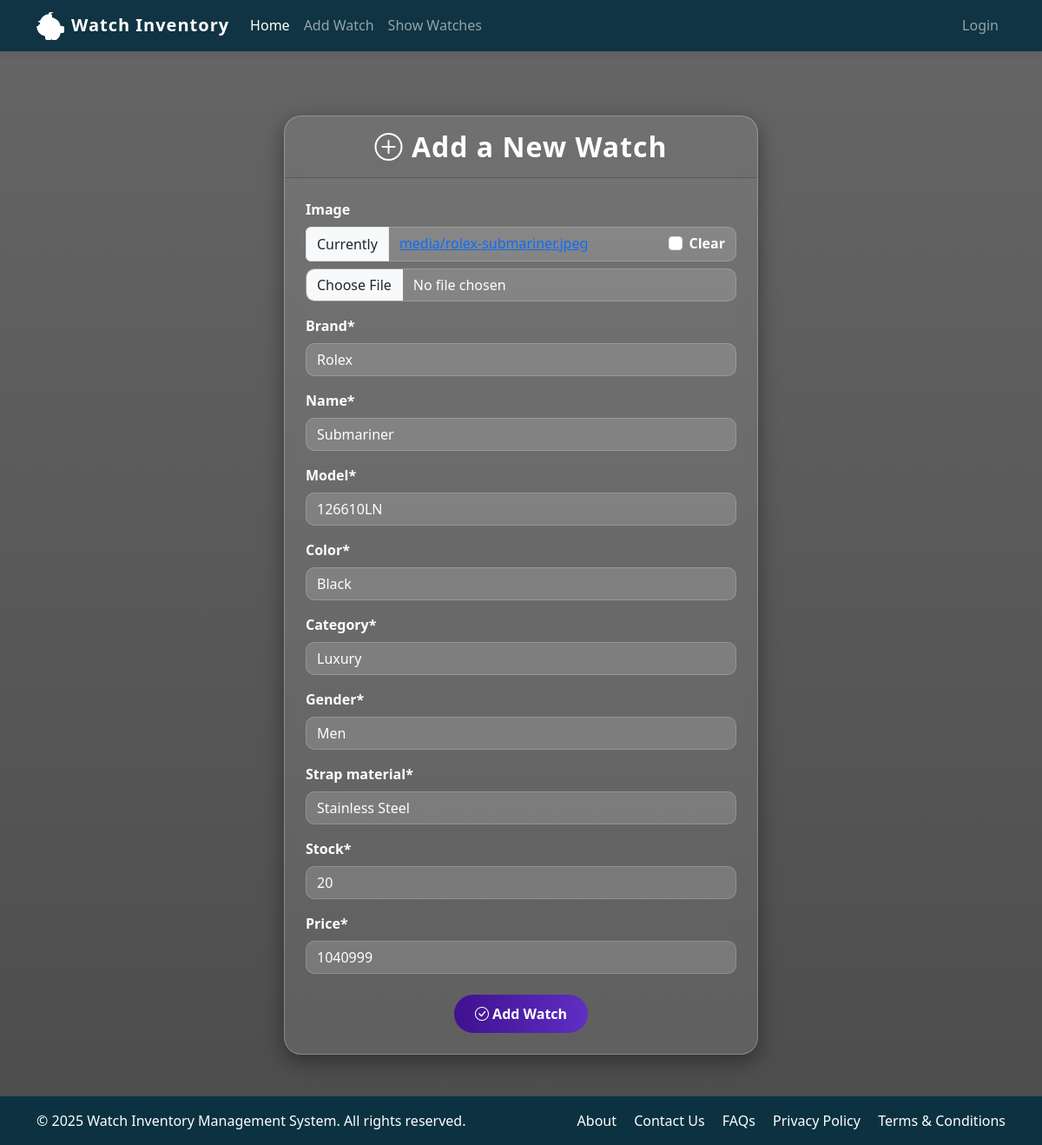
Screenshot of /update/1 with the database file from the repository.
### watch_app/models.py (models this page shows, shortened)
class Watch(models.Model):
    owner = models.ForeignKey(
        User,
        on_delete=models.CASCADE,
        related_name="watches",
        null=True,       # temp so old rows won’t break
        blank=True
    )
    image = models.ImageField(upload_to="media", null=True, blank=True)
    brand = models.CharField(max_length=100)
    name = models.CharField(max_length=100)
    model = models.CharField(max_length=100)
    color = models.CharField(max_length=100)
    category = models.CharField(max_length=100)
    gender = models.CharField(max_length=100)
    strap_material = models.CharField(max_length=100)
    stock = models.IntegerField()
    price = models.IntegerField()

### watch_app/views.py (the view, shortened to what this page needs)
# urls.py: path('update/<id>',update_watch_view, name="update-watch"),
def update_watch_view(request, id):
    watch = Watch.objects.get(id=id)
    form = WatchForm(instance=watch)
    template_name = "watch_app/add_watch.html"
    context = {'form': form}
    return render(request, template_name, context)

### watch_app/forms.py
class WatchForm(forms.ModelForm):
    class Meta:
        model = Watch
        fields = "__all__"
        exclude = ['owner']

### templates/watch_app/add_watch.html (shortened to what this page needs)
{% extends 'base.html' %}
{% load crispy_forms_tags %}
{% block content %}
<div class="container mt-5 mb-5 d-flex justify-content-center">
    <div class="card w-50">
        <div class="card-header text-white text-center">
            <h2 class="mb-0 fw-bold"><i class="bi bi-plus-circle"></i> Add a New Watch</h2>
        </div>
        <div class="card-body p-4">
            <form method="post" enctype="multipart/form-data">
                {{ form|crispy }}
                <div class="text-center mt-4">
                    <button class="btn btn-primary px-4">
                        <i class="bi bi-check-circle"></i> Add Watch
                    </button>
                </div>
            </form>
        </div>
    </div>
</div>
<div class="position-fixed top-0 end-0 p-3" style="z-index: 1050;">
</div>
{% endblock %}

### templates/base.html (style rules this page uses)
body { background-color: #f8f9fa; display: flex; flex-direction: column; min-height: 100vh; margin: 0; }

### templates/watch_app/add_watch.html (style rules this page uses)
body { background: linear-gradient(rgba(0, 0, 0, 0.6), rgba(0, 0, 0, 0.7)), url('https://cdn.prod.website-files.com/66827949c7b425e60255a484/67750e77778a05dda84cf763_67750e75a69ea8678c4969d0_lastImage.png') no-repeat center center/cover; min-height: 100vh; overflow-x: hidden; }
.card { background: rgba(255, 255, 255, 0.1); backdrop-filter: blur(12px); border: 1px solid rgba(255, 255, 255, 0.25); color: #fff; border-radius: 20px; box-shadow: 0 8px 25px rgba(0, 0, 0, 0.4); transition: transform 0.4s ease, box-shadow 0.4s ease; animation: floatUp 0.9s ease-out; }
.card-header { font-size: 1.6rem; letter-spacing: 1px; border-top-left-radius: 20px !important; border-top-right-radius: 20px !important; padding: 1rem; animation: fadeDown 1s ease-out; }
.form-control { background-color: rgba(255, 255, 255, 0.15) !important; color: #fff !important; border: 1px solid rgba(255, 255, 255, 0.3); border-radius: 10px; transition: all 0.3s ease; animation: fadeInField 0.6s ease forwards; opacity: 0; }
.form-control:nth-child(1) { animation-delay: 0.2s; }
.form-control:nth-child(2) { animation-delay: 0.3s; }
label { color: #fff; font-weight: 600; }
.btn-primary { background: linear-gradient(90deg, #3f118f, #5e2fc4); border: none; border-radius: 50px; font-weight: 600; padding: 0.6rem 1.8rem; transition: all 0.3s ease; animation: popUp 0.9s ease; }

### rows the page displays
Watch: brand "Rolex", name "Submariner", model "126610LN", color "Black", category "Luxury", gender "Men", strap_material "Stainless Steel", stock "20", price "1040999"

### other values shown
{{ year|default:2025 }} "2025"
